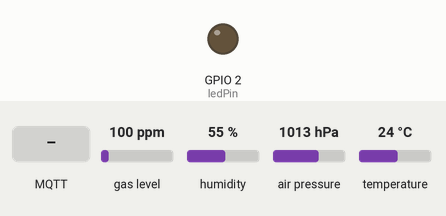
Bench run of a sketch on a simulated ESP32. On the bench: output pins drawn as LEDs (lit = HIGH). The test bench sets the inputs (shaded band); at power-on: gas level 100 ppm, humidity 55 %, air pressure 1013 hPa, temperature 24 °C. WiFi joins after 1.5 s; servers stay silent unless stated; no MQTT or app messages arrive unless stated; what the sketch prints to the serial monitor is not drawn.

Above: at 3.2 s.
3.3 s: MQTT message "on" arrives on the first subscribed topic
At 3.6 s:
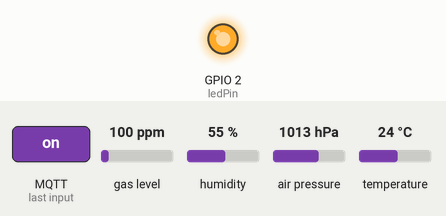
6.3 s: MQTT message "off" arrives on the first subscribed topic
At 7.1 s:
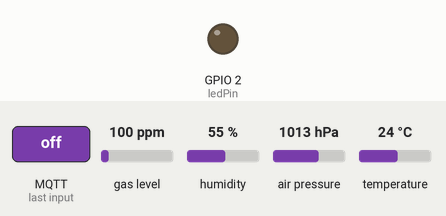
Timing chart, 0 to 9.3 s (numbered marks = the images above; inputs shaded):
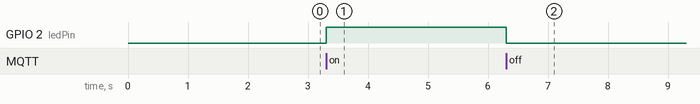

Measured:
- after the input at 3.3 s, GPIO 2 (ledPin): LOW → HIGH at once
- after the input at 6.3 s, GPIO 2 (ledPin): HIGH → LOW at once

The sketch:

monitoring-noc.ino
```cpp
#include <WiFi.h>
#include <PubSubClient.h>
#include <ArduinoJson.h>
#include <Adafruit_BME280.h>
#include <Adafruit_Sensor.h>
#include <MQ2.h>

#define ledPin 2
#define mqPin 34

float lpg, co, smoke;
MQ2 mq2(mqPin);

#define SEALEVELPRESSURE_HPA (1013.25) //nilai awal untuk pressure
Adafruit_BME280 bme; //penggunaan I2c

// Replace the next variables with your SSID/Password combination
const char* ssid = "WIFI";
const char* password = "password";
// Add your MQTT Broker IP address, example:
const char* mqtt_server = "test.com";
const char* mqtt_uname = "user";
const char* mqtt_passwd = "user.pass";

WiFiClient espClient;
PubSubClient client(espClient);
long lastMsg = 0;
char msg[50];
int value = 0;

// temp internal
#ifdef __cplusplus
extern "C" {
#endif
uint8_t temprature_sens_read();
#ifdef __cplusplus
}
#endif
uint8_t temprature_sens_read();
float tempInt = ((temprature_sens_read() - 32) / 1.8);

void setup() {
  Serial.begin(115200);
  setup_wifi();
  client.setServer(mqtt_server, 1883);
  client.setCallback(callback);
  mq2.begin();
  pinMode(ledPin, OUTPUT);

  if (!bme.begin(0x76)) {
    Serial.println("tidak ada sensor BME280, Coba cek rangkaianmu!");
    while (1);
  }
}
void setup_wifi() {
  delay(10);
  // We start by connecting to a WiFi network
  Serial.println();
  Serial.print("Connecting to ");
  Serial.println(ssid);
  WiFi.begin(ssid, password);
  while (WiFi.status() != WL_CONNECTED) {
    delay(500);
    Serial.print(".");
  }
  Serial.println("");
  Serial.println("WiFi connected");
  Serial.println("IP address: ");
  Serial.println(WiFi.localIP());
}
void callback(char* topic, byte* message, unsigned int length) {
  Serial.print("Message arrived on topic: ");
  Serial.println(topic);
  Serial.print("Message: ");
  String messageTemp;
  for (int i = 0; i < length; i++) {
    Serial.print((char)message[i]);
    messageTemp += (char)message[i];
  }
  Serial.println();
  // Feel free to add more if statements to control more GPIOs with MQTT
  // If a message is received on the topic esp32/output, you check if the message is either "on" or "off".\
  // Changes the output state according to the message
  if (String(topic) == "/topic1") {
    Serial.println("Changing output to ");
    if (messageTemp == "on") {
      Serial.println("on");
      digitalWrite(ledPin, HIGH);
    }
    else if (messageTemp == "off") {
      Serial.println("off");
      digitalWrite(ledPin, LOW);
    }
  }
}
void reconnect() {
  // Loop until we're reconnected
  while (!client.connected()) {
    Serial.print("Attempting MQTT connection...");
    // Attempt to connect
    if (client.connect("GMNClient", mqtt_uname, mqtt_passwd)) {
      Serial.println("connected");
      // Subscribe
      client.subscribe("/topic1");
    } else {
      Serial.print("failed, rc=");
      Serial.print(client.state());
      Serial.println(" try again in 5 seconds");
      // Wait 5 seconds before retrying
      delay(5000);
    }
  }
}

void sendData() {
  float temp = bme.readTemperature();
  float hum = bme.readHumidity();
  float pressu = (bme.readPressure() / 100.0F);
  float* values = mq2.read(false); //set it false if you don't want to print the values to the Serial

  // lpg = values[0];
  lpg = mq2.readLPG();
  // co = values[1];
  co = mq2.readCO();
  // smoke = values[2];
  smoke = mq2.readSmoke();

  // Convert the value to a char array
  // char tempIntString[8];
  // dtostrf(tempInt, 1, 2, tempIntString);

  StaticJsonDocument<200> doc;
  doc["tempInt"] = tempInt;
  doc["temp"] = temp;
  doc["hum"] = hum;
  doc["press"] = pressu;
  doc["lpg"] = lpg;
  doc["co"] = co;
  doc["smoke"] = smoke;

  char buffer[256];
  size_t n = serializeJson(doc, buffer);
  client.publish("/topic1", buffer, n);

}
void loop() {
  if (!client.connected()) {
    reconnect();
  }
  client.loop();
  long now = millis();
  if (now - lastMsg > 10000) {
    lastMsg = now;
     sendData();
  }
}
```
